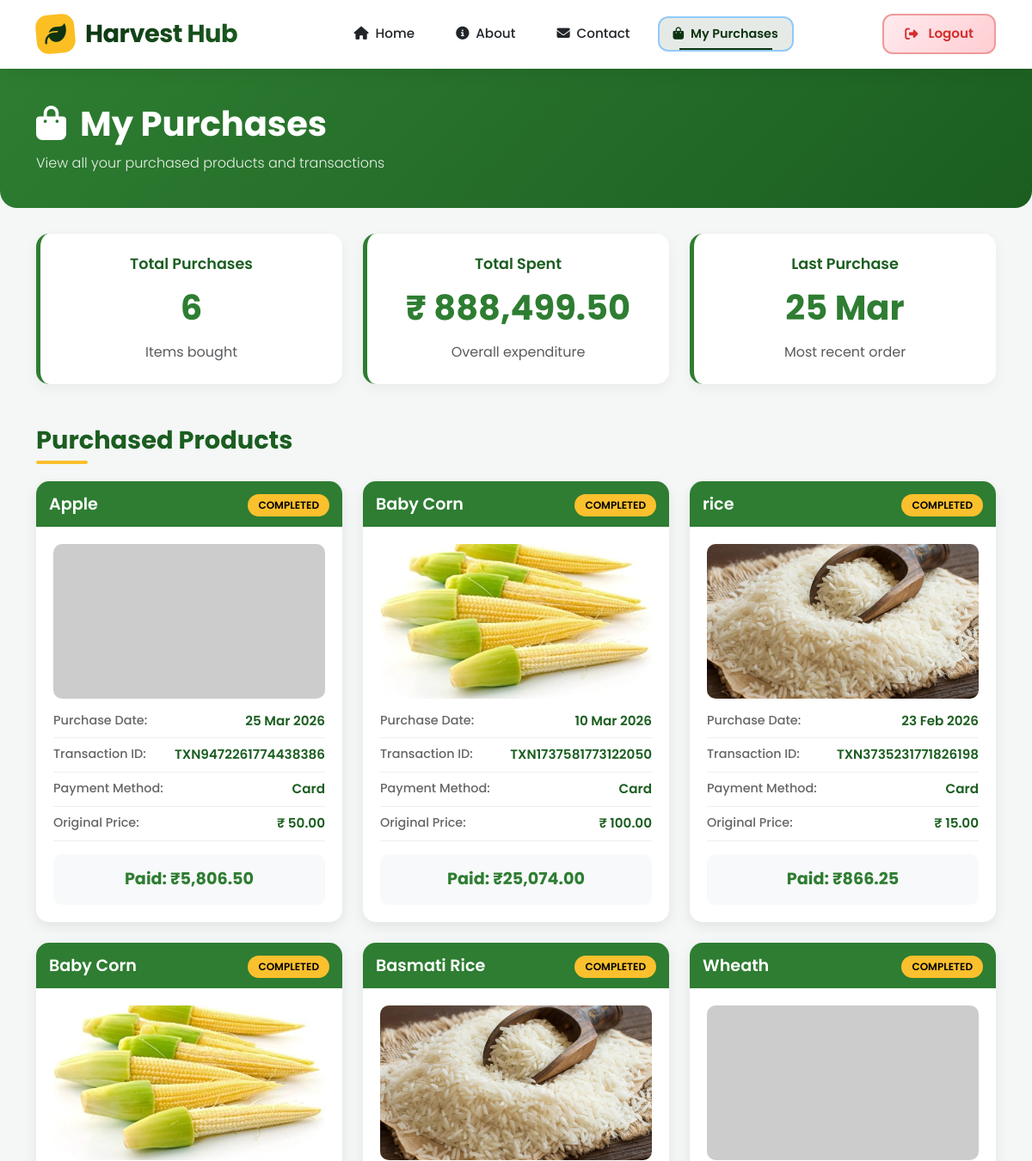
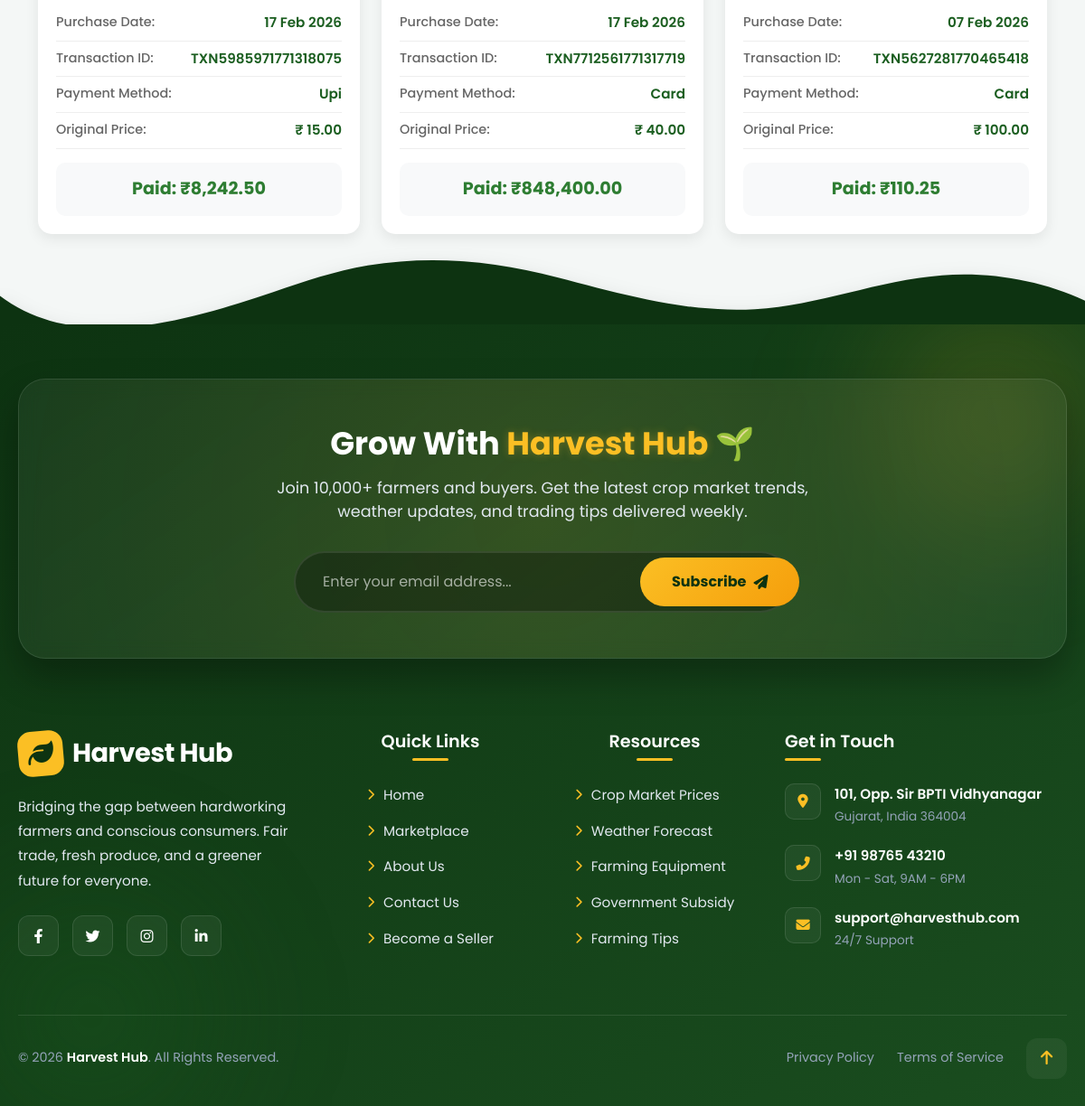
Screenshot of /my_purchases.php (signed in) with the database file from the repository (2 pictures, top to bottom).
### tables this page shows
CREATE TABLE `purchases` (
  `id` int(11) NOT NULL,
  `product_id` int(11) NOT NULL,
  `user_id` int(11) NOT NULL,
  `purchase_amount` decimal(10,2) NOT NULL,
  `payment_method` varchar(50) DEFAULT NULL,
  `transaction_id` varchar(100) DEFAULT NULL,
  `purchase_date` datetime DEFAULT current_timestamp(),
  `status` enum('pending','completed','delivered','cancelled') DEFAULT 'completed'
);

CREATE TABLE `products` (
  `id` int(11) NOT NULL,
  `name` varchar(100) DEFAULT NULL,
  `category` varchar(100) NOT NULL,
  `created_at` timestamp NOT NULL DEFAULT current_timestamp(),
  `price` decimal(10,2) DEFAULT NULL,
  `image` varchar(255) DEFAULT NULL,
  `description` text DEFAULT NULL,
  `base_price` decimal(10,2) DEFAULT NULL,
  `quantity` decimal(10,2) NOT NULL DEFAULT 0.00,
  `total_value` decimal(12,2) NOT NULL DEFAULT 0.00,
  `bid_end` datetime DEFAULT NULL,
  `status` varchar(20) DEFAULT 'active',
  `is_sold` tinyint(1) DEFAULT 0,
  `farmer_id` int(11) NOT NULL DEFAULT 0,
  `user_id` int(11) NOT NULL
);

### my_purchases.php (the view, shortened to what this page needs)
<?php
include "php/db.php";
$user_id = $_SESSION['user_id'];
$sql = "SELECT p.*, pur.purchase_amount, pur.payment_method, pur.transaction_id, pur.purchase_date, pur.status
        FROM purchases pur
        JOIN products p ON pur.product_id = p.id
        WHERE pur.user_id = '$user_id'
        ORDER BY pur.purchase_date DESC";
$result = mysqli_query($conn, $sql);
$total_purchases = mysqli_num_rows($result);
?>
<!DOCTYPE html>
<html lang="en">
<head>
   <link href="https://cdn.jsdelivr.net/npm/bootstrap@5.3.0-alpha1/dist/css/bootstrap.min.css" rel="stylesheet">
   <link rel="stylesheet" href="https://cdnjs.cloudflare.com/ajax/libs/font-awesome/6.4.0/css/all.min.css">
</head>
<body>
   <?php include "navbar.php"; ?>
   <div class="header">
      <div class="container">
         <div class="row">
            <div class="col-12">
               <h1><i class="fas fa-shopping-bag me-3"></i>My Purchases</h1>
               <p class="mb-0">View all your purchased products and transactions</p>
            </div>
         </div>
      </div>
   </div>
   <div class="container">
      <div class="row g-4 mb-5">
         <div class="col-md-4">
            <div class="stat-card">
               <h3>Total Purchases</h3>
               <div class="number">
                  <?php echo $total_purchases; ?>
               </div>
               <p class="mb-0 text-muted">Items bought</p>
            </div>
         </div>
         <div class="col-md-4">
            <div class="stat-card">
               <h3>Total Spent</h3>
               <div class="number">₹
                  <?php
                  $total_amount = 0;
                  if ($total_purchases > 0) {
                     mysqli_data_seek($result, 0);
                     while ($row = mysqli_fetch_assoc($result)) {
                        $total_amount += $row['purchase_amount'];
                     }
                     mysqli_data_seek($result, 0);
                  }
                  echo number_format($total_amount, 2);
                  ?>
               </div>
               <p class="mb-0 text-muted">Overall expenditure</p>
            </div>
         </div>
         <div class="col-md-4">
            <div class="stat-card">
               <h3>Last Purchase</h3>
               <div class="number">
                  <?php
                  if ($total_purchases > 0) {
                     $row = mysqli_fetch_assoc($result);
                     echo date('d M', strtotime($row['purchase_date']));
                     mysqli_data_seek($result, 0);
                  } else {
                     echo "N/A";
                  }
                  ?>
               </div>
               <p class="mb-0 text-muted">Most recent order</p>
            </div>
         </div>
      </div>
      <h2 class="section-title">Purchased Products</h2>
      <?php if ($total_purchases > 0): ?>
         <div class="row g-4 mb-5">
            <?php while ($row = mysqli_fetch_assoc($result)): ?>
               <div class="col-12 col-md-6 col-lg-4">
                  <div class="purchase-card">
                     <div class="card-header-custom">
                        <h3><?php echo htmlspecialchars($row['name']); ?></h3>
                        <span class="status-badge">
                           <?php echo strtoupper($row['status']); ?>
                        </span>
                     </div>
                     <div class="card-body">
                        <img src="images/<?php echo $row['image']; ?>" alt="<?php echo htmlspecialchars($row['name']); ?>"
                           class="product-image" onerror="this.src='https://via.placeholder.com/300x180?text=No+Image'">
                        <div class="info-row">
                           <span class="info-label">Purchase Date:</span>
                           <span class="info-value">
                              <?php echo date('d M Y', strtotime($row['purchase_date'])); ?>
                           </span>
                        </div>
                        <div class="info-row">
                           <span class="info-label">Transaction ID:</span>
                           <span class="info-value">
                              <?php echo $row['transaction_id']; ?>
                           </span>
                        </div>
                        <div class="info-row">
                           <span class="info-label">Payment Method:</span>
                           <span class="info-value">
                              <?php echo ucfirst($row['payment_method']); ?>
                           </span>
                        </div>
                        <div class="info-row">
                           <span class="info-label">Original Price:</span>
                           <span class="info-value">₹
                              <?php echo number_format($row['base_price'], 2); ?>
                           </span>
                        </div>
                        <div class="total-row">
                           Paid: ₹<?php echo number_format($row['purchase_amount'], 2); ?>
                        </div>
                     </div>
                  </div>
               </div>
            <?php endwhile; ?>
         </div>
      <?php endif; ?>
   </div>
   <?php include "footer.php"; ?>
</body>
</html>

### navbar.php (shortened to what this page needs)
<nav class="navbar navbar-expand-lg modern-navbar modern-navbar-scope" id="modernNavbar">
    <div class="container">
        <a class="navbar-brand brand-modern" href="index.php">
            <div class="brand-icon">
                <i class="fas fa-leaf"></i>
            </div>
            <span class="brand-text">Harvest Hub</span>
        </a>
        <div class="collapse navbar-collapse navbar-collapse-modern" id="modernNavbarContent">
            <ul class="navbar-nav nav-modern mx-auto mb-2 mb-lg-0">
                <li class="nav-item">
                    <a class="nav-link nav-link-modern <?php echo basename($_SERVER['PHP_SELF']) == 'index.php' ? 'active' : ''; ?>"
                        href="index.php">
                        <i class="fas fa-home me-1"></i> Home
                    </a>
                </li>
                <li class="nav-item">
                    <a class="nav-link nav-link-modern <?php echo basename($_SERVER['PHP_SELF']) == 'about.php' ? 'active' : ''; ?>"
                        href="about.php">
                        <i class="fas fa-info-circle me-1"></i> About
                    </a>
                </li>
                <li class="nav-item">
                    <a class="nav-link nav-link-modern <?php echo basename($_SERVER['PHP_SELF']) == 'contact.php' ? 'active' : ''; ?>"
                        href="contact.php">
                        <i class="fas fa-envelope me-1"></i> Contact
                    </a>
                </li>
                <?php if (isset($_SESSION['role']) && $_SESSION['role'] == 'consumer'): ?>
                    <li class="nav-item">
                        <a href="my_purchases.php"
                            class="nav-link nav-link-modern role-badge badge-consumer-modern <?php echo basename($_SERVER['PHP_SELF']) == 'my_purchases.php' ? 'active' : ''; ?>">
                            <i class="fas fa-shopping-bag"></i> My Purchases
                        </a>
                    </li>
                <?php endif; ?>
            </ul>
            <div class="user-actions-modern d-flex align-items-center gap-2">
                <?php if (isset($_SESSION['user_id'])): ?>
                    <a href="logout.php" class="btn btn-modern btn-logout-modern">
                        <i class="fas fa-sign-out-alt me-1"></i> Logout
                    </a>
                <?php else: ?>
                    <a href="login.php" class="btn btn-modern btn-login-modern">
                        <i class="fas fa-sign-in-alt me-1"></i> Login
                    </a>
                <?php endif; ?>
            </div>
        </div>
    </div>
</nav>

### footer.php (shortened to what this page needs)
<?php
$currentYear = date('Y');
?>
<footer class="harvest-footer">
   <div class="footer-wave">
   </div>
   <div class="footer-main">
      <div class="footer-orb-1"></div>
      <div class="footer-orb-2"></div>
      <div class="footer-container">
         <div class="newsletter-card">
            <h2 class="newsletter-title">Grow With <span>Harvest Hub</span> 🌱</h2>
            <p class="newsletter-desc">Join 10,000+ farmers and buyers. Get the latest crop market trends, weather
               updates, and trading tips delivered weekly.</p>
            <form class="newsletter-form" onsubmit="event.preventDefault(); handleNewsletterSubmit(this);">
               <div class="form-group">
                  <input type="email" class="newsletter-input" placeholder="Enter your email address..." required>
                  <button type="submit" class="newsletter-btn">
                     Subscribe <i class="fas fa-paper-plane"></i>
                  </button>
               </div>
            </form>
         </div>
         <div class="footer-grid">
            <div class="footer-column">
               <div class="brand-logo">
                  <div class="logo-icon">
                     <i class="fas fa-leaf"></i>
                  </div>
                  <span class="logo-text">Harvest Hub</span>
               </div>
               <p class="brand-desc">
                  Bridging the gap between hardworking farmers and conscious consumers. Fair trade, fresh produce, and a
                  greener future for everyone.
               </p>
               <div class="social-icons">
                  <a href="#" class="social-icon"><i class="fab fa-facebook-f"></i></a>
                  <a href="#" class="social-icon"><i class="fab fa-twitter"></i></a>
                  <a href="#" class="social-icon"><i class="fab fa-instagram"></i></a>
                  <a href="#" class="social-icon"><i class="fab fa-linkedin-in"></i></a>
               </div>
            </div>
            <div class="footer-column">
               <h3 class="column-title">Quick Links</h3>
               <ul class="footer-links">
                  <li><a href="index.php"><i class="fas fa-chevron-right"></i> Home</a></li>
                  <li><a href="marketplace.php"><i class="fas fa-chevron-right"></i> Marketplace</a></li>
                  <li><a href="about.php"><i class="fas fa-chevron-right"></i> About Us</a></li>
                  <li><a href="contact.php"><i class="fas fa-chevron-right"></i> Contact Us</a></li>
                  <li><a href="become-seller.php"><i class="fas fa-chevron-right"></i> Become a Seller</a></li>
               </ul>
            </div>
            <div class="footer-column">
               <h3 class="column-title">Resources</h3>
               <ul class="footer-links">
                  <li><a href="crop-prices.php"><i class="fas fa-chevron-right"></i> Crop Market Prices</a></li>
                  <li><a href="weather-forecast.php"><i class="fas fa-chevron-right"></i> Weather Forecast</a></li>
                  <li><a href="farming-equipment.php"><i class="fas fa-chevron-right"></i> Farming Equipment</a></li>
                  <li><a href="government-subsidy.php"><i class="fas fa-chevron-right"></i> Government Subsidy</a></li>
                  <li><a href="farming-tips.php"><i class="fas fa-chevron-right"></i> Farming Tips</a></li>
               </ul>
            </div>
            <div class="footer-column">
               <h3 class="column-title">Get in Touch</h3>
               <ul class="contact-info">
                  <li class="contact-item">
                     <div class="contact-icon"><i class="fas fa-map-marker-alt"></i></div>
                     <div class="contact-text">
                        <strong>101, Opp. Sir BPTI Vidhyanagar</strong><br>
                        <span>Gujarat, India 364004</span>
                     </div>
                  </li>
                  <li class="contact-item">
                     <div class="contact-icon"><i class="fas fa-phone-alt"></i></div>
                     <div class="contact-text">
                        <strong>+91 98765 43210</strong><br>
                        <span>Mon - Sat, 9AM - 6PM</span>
                     </div>
                  </li>
                  <li class="contact-item">
                     <div class="contact-icon"><i class="fas fa-envelope"></i></div>
                     <div class="contact-text">
                        <strong>support@harvesthub.com</strong><br>
                        <span>24/7 Support</span>
                     </div>
                  </li>
               </ul>
            </div>
         </div>
         <div class="footer-bottom">
            <div class="copyright">
               &copy; <?php echo $currentYear; ?> <strong>Harvest Hub</strong>. All Rights Reserved.
            </div>
            <div class="footer-bottom-links">
               <a href="privacy-policy.php">Privacy Policy</a>
               <a href="terms-of-service.php">Terms of Service</a>
               <button class="back-to-top" onclick="window.scrollTo({top: 0, behavior: 'smooth'})"
                  aria-label="Back to top">
                  <i class="fas fa-arrow-up"></i>
               </button>
            </div>
         </div>
      </div>
   </div>
</footer>

### my_purchases.php (style rules this page uses)
:root { --primary: #2e7d32; --dark: #1b5e20; --bg: #f4f7f6; --accent: #fbc02d; }
html, body { overflow-x: hidden; max-width: 100vw; font-family: 'Poppins', sans-serif; background: var(--bg); color: #333; margin: 0; padding: 0; }
.header { background: linear-gradient(135deg, var(--primary), var(--dark)); color: white; padding: 40px 0; margin-top: 80px; margin-bottom: 30px; border-radius: 0 0 20px 20px; }
.header h1 { margin: 0; font-size: 2.5rem; font-weight: 700; }
.header p { opacity: 0.9; margin: 10px 0 0; font-weight: 300; }
.stat-card { background: white; padding: 25px; border-radius: 15px; box-shadow: 0 5px 15px rgba(0, 0, 0, 0.05); text-align: center; border-left: 5px solid var(--primary); height: 100%; transition: transform 0.3s; }
.stat-card h3 { color: var(--dark); margin: 0 0 10px; font-size: 1.1rem; font-weight: 600; }
.stat-card .number { font-size: 2.5rem; font-weight: 700; color: var(--primary); margin: 10px 0; }
.purchase-card { background: white; border-radius: 15px; overflow: hidden; box-shadow: 0 5px 15px rgba(0, 0, 0, 0.08); transition: transform 0.3s; height: 100%; border: none; }
.card-header-custom { background: var(--primary); color: white; padding: 15px; position: relative; border-bottom: none; }
.card-header-custom h3 { margin: 0; font-size: 1.2rem; font-weight: 600; }
.card-body { padding: 20px; }
.status-badge { position: absolute; top: 15px; right: 15px; background: var(--accent); color: #000; padding: 4px 12px; border-radius: 20px; font-size: 0.75rem; font-weight: 600; }
.product-image { width: 100%; height: 180px; object-fit: cover; border-radius: 10px; margin-bottom: 15px; }
.info-row { display: flex; justify-content: space-between; margin-bottom: 8px; padding-bottom: 8px; border-bottom: 1px solid #eee; }
.info-label { color: #666; font-weight: 500; font-size: 0.9rem; }
.info-value { font-weight: 600; color: var(--dark); font-size: 0.95rem; }
.total-row { background: #f8f9fa; padding: 15px; border-radius: 10px; margin-top: 15px; font-size: 1.2rem; font-weight: 700; color: var(--primary); text-align: center; }
.section-title { color: var(--dark); margin-bottom: 20px; font-weight: 700; font-size: 1.8rem; position: relative; padding-bottom: 10px; }
.section-title::after { content: ''; position: absolute; left: 0; bottom: 0; width: 60px; height: 4px; background: var(--accent); border-radius: 2px; }

### rows the page displays
purchases: purchase_date "25 Mar", product.name "Apple", status "COMPLETED", purchase_date "25 Mar 2026", transaction "TXN9472261774438386", payment_method "Card", product.base_price "50.00", purchase_amount "5,806.50"
purchases: product.name "Baby Corn", status "COMPLETED", product.image (picture), purchase_date "10 Mar 2026", transaction "TXN1737581773122050", payment_method "Card", product.base_price "100.00", purchase_amount "25,074.00"
purchases: product.name "rice", status "COMPLETED", product.image (picture), purchase_date "23 Feb 2026", transaction "TXN3735231771826198", payment_method "Card", product.base_price "15.00", purchase_amount "866.25"
purchases: product.name "Baby Corn", status "COMPLETED", product.image (picture), purchase_date "17 Feb 2026", transaction "TXN5985971771318075", payment_method "Upi", product.base_price "15.00", purchase_amount "8,242.50"
purchases: product.name "Basmati Rice", status "COMPLETED", product.image (picture), purchase_date "17 Feb 2026", transaction "TXN7712561771317719", payment_method "Card", product.base_price "40.00", purchase_amount "848,400.00"
purchases: product.name "Wheath", status "COMPLETED", purchase_date "07 Feb 2026", transaction "TXN5627281770465418", payment_method "Card", product.base_price "100.00", purchase_amount "110.25"

### other values shown
$total_purchases "6"
$total_amount "888,499.50"
